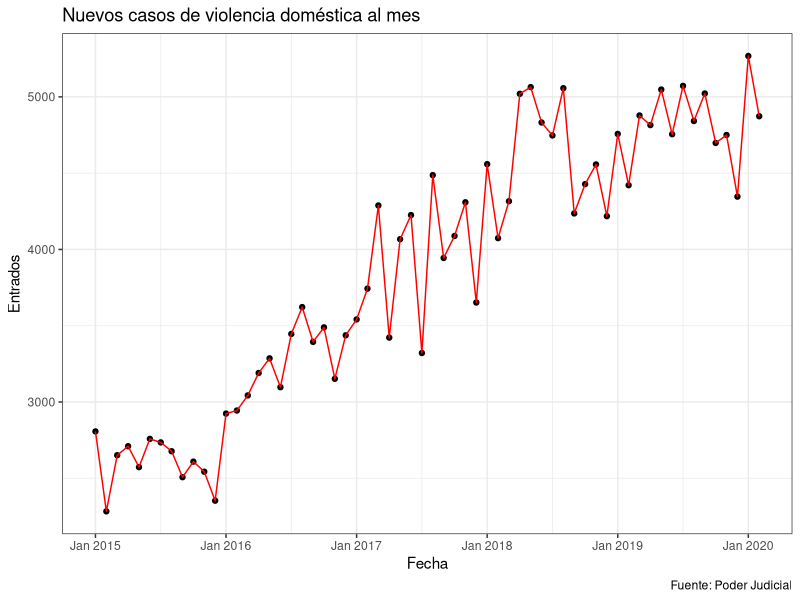
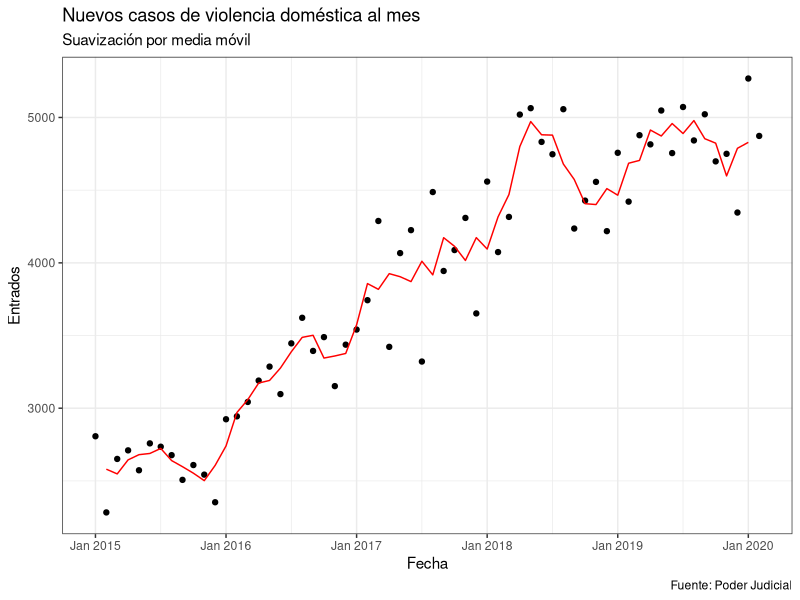
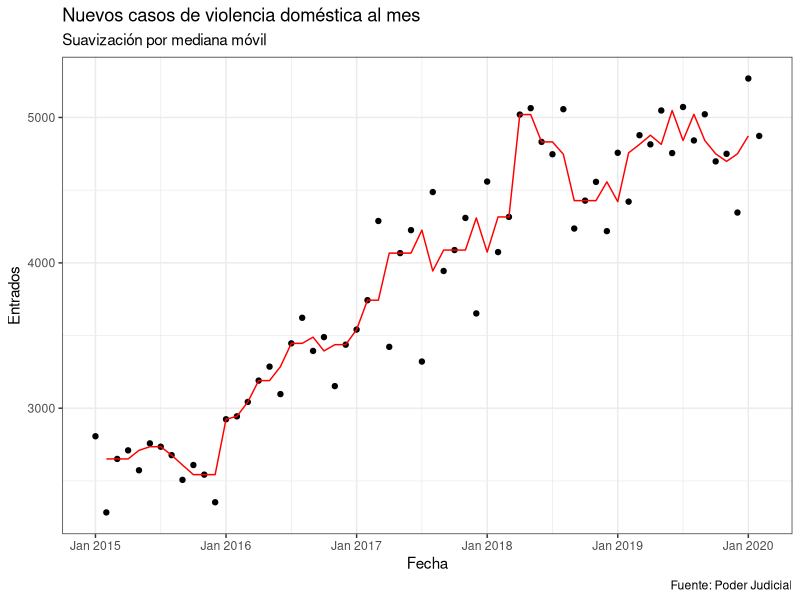
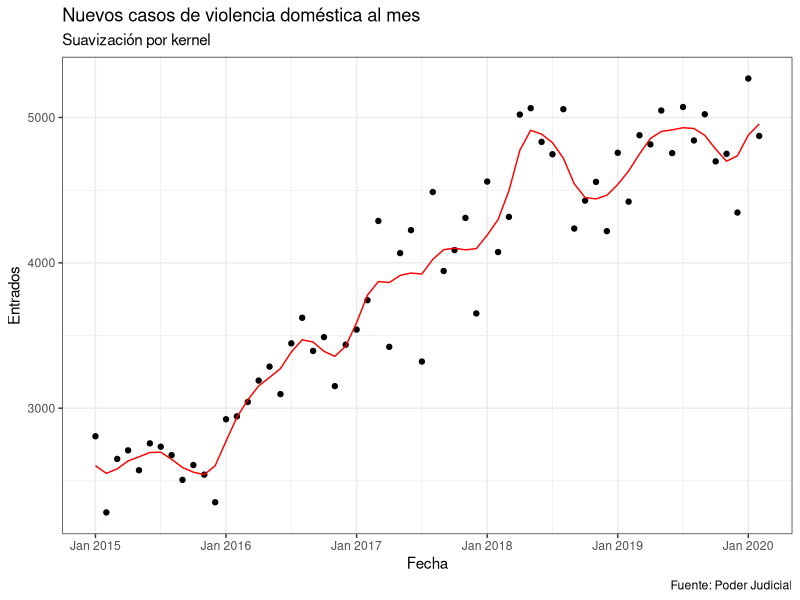
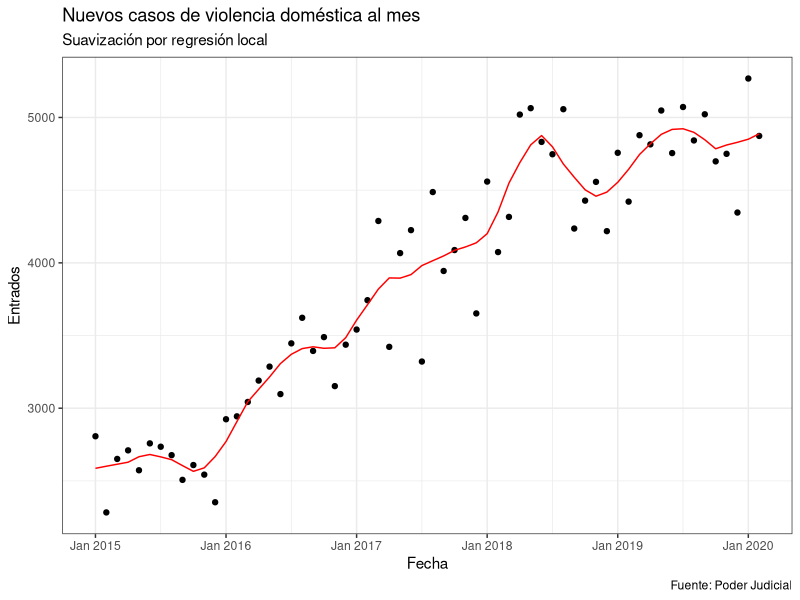
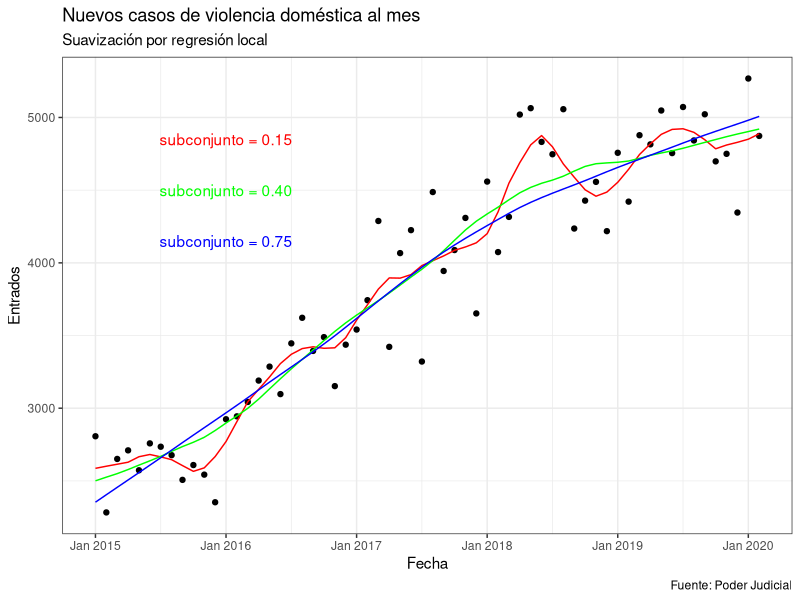
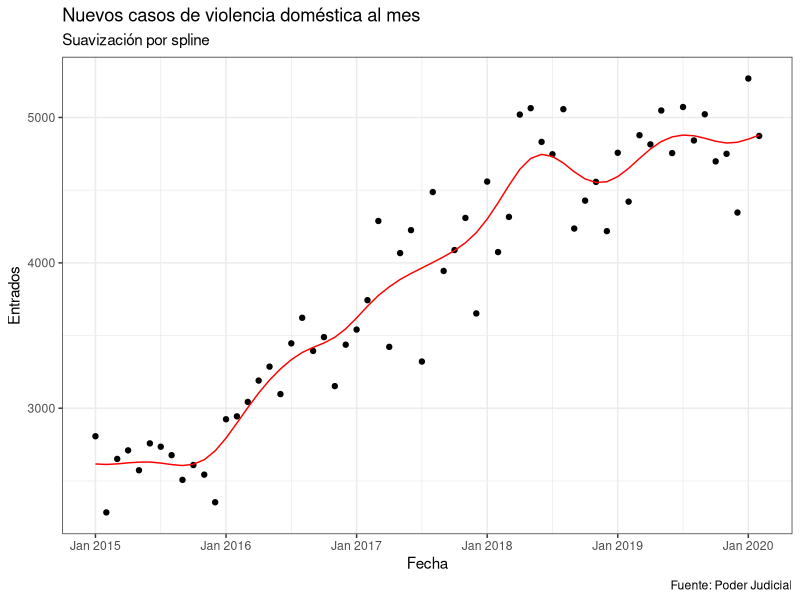

The R source for these figures, in order:
## ---- chunk 1
knitr::opts_chunk$set(collapse = TRUE, comment = NA, tidy = FALSE)
## ---- chunk 2
#Librerias requeridas ------
library(data.table)
library(readxl)
library(dplyr)
library(ggplot2)
library(zoo)
library(splines)

#Cargar y preparar los datos ------
datos <- as.data.table(read_excel("PJCROD_VIOLENCIADOMESTICA_V1.xls")) #Se descargan los datos de la carpeta de trabajo establecida

#View(datos) #Significado de cada variable en https://justiciaabierta.poder-judicial.go.cr/index.php?option=com_sppagebuilder&view=page&id=121
            
datos <- datos[, .(Anno, Mes, Entrados)] #Son de interés sólo las variables 1, 2 y 10

#str(datos) #Se observa que todas las variables son de la clase character

datos[, ':='(Entrados = as.integer(Entrados), 
             Fecha    = as.yearmon(paste(Anno, Mes), "%Y %m"))] #Se cambia la variable Entrados a tipo integer y se crea una variable fecha, uniéndo las dos primeras

datos <- datos[, .(Entrados = sum(Entrados)), by = Fecha][, ':='(Meses = 1:.N)] #Se agregan los datos de casos nuevos por mes y se crea una cuenta de los meses totales

#str(datos)
## ---- chunk 3
ggplot(datos, mapping = aes(Fecha, Entrados)) +
  geom_point() +
  geom_line(color = "red") +
  labs(title      = "Nuevos casos de violencia doméstica al mes", 
       caption    = "Fuente: Poder Judicial") + 
  theme_bw()
## ---- chunk 4
#Se descargan los datos de la carpeta de trabajo establecida
datos <- as.data.table(read_excel("PJCROD_VIOLENCIADOMESTICA_V1.xls")) 

#Significado de cada variable en https://justiciaabierta.poder-judicial.go.cr/index.php?option=com_sppagebuilder&view=page&id=121
#View(datos) 
            
#Son de interés sólo las variables 1, 2 y 10
datos <- datos[, .(Anno, Mes, Entrados)] 

#Se observa que todas las variables son de la clase character
#str(datos)

#Se cambia la variable Entrados a tipo integer y se crea una variable fecha, uniéndo las dos primeras
datos[, ':='(Entrados = as.integer(Entrados), 
             Fecha    = as.yearmon(paste(Anno, Mes), "%Y %m"))] 

#Se agregan los datos de casos nuevos por mes y se crea una cuenta de los meses totales
datos <- datos[, .(Entrados = sum(Entrados)), by = Fecha][, ':='(Meses = 1:.N)] 
## ---- chunk 5
subconjunto = 3

datos <- cbind(datos, 
               datos[, .(MediaMovil = c(NA, rollmean(Entrados, k = subconjunto), NA))])

ggplot(datos, mapping = aes(Fecha)) +
  geom_point(aes(y = Entrados)) +
  geom_line(aes(y  = MediaMovil), color = "red") +
  labs(title       = "Nuevos casos de violencia doméstica al mes",
       subtitle    = "Suavización por media móvil",
       caption     = "Fuente: Poder Judicial") + 
  theme_bw()
## ---- chunk 6
datos <- cbind(datos, 
               datos[, .(MedianaMovil = c(NA, rollmedian(Entrados, k = subconjunto), NA))])

ggplot(datos, mapping = aes(Fecha)) +
  geom_point(aes(y = Entrados)) +
  geom_line(aes(y  = MedianaMovil), color = "red") +
  labs(title       = "Nuevos casos de violencia doméstica al mes",
       subtitle    = "Suavización por mediana móvil",
       caption     = "Fuente: Poder Judicial") + 
  theme_bw()
## ---- chunk 7
datos <- cbind(datos, 
               datos[, .(SuavKernel = ksmooth(Meses,
                                              Entrados, 
                                              kernel    = "normal", 
                                              bandwidth = subconjunto,
                                              n.points  = length(Meses))$y)])

ggplot(datos, mapping = aes(Fecha)) +
  geom_point(aes(y = Entrados)) +
  geom_line(aes(y  = SuavKernel), color = "red") +
  labs(title       = "Nuevos casos de violencia doméstica al mes",
       subtitle    = "Suavización por kernel",
       caption     = "Fuente: Poder Judicial") + 
  theme_bw()
## ---- chunk 8
datos <- cbind(datos, 
               datos[, .(Regresion  = loess(Entrados ~ Meses,
                                            degree   = 1)$fitted,
                       RegresionPeq = loess(Entrados ~ Meses, 
                                            degree   = 1,
                                            span     = 0.15)$fitted,
                       RegresionMed = loess(Entrados ~ Meses, 
                                            degree   = 1,
                                            span     = 0.40)$fitted)])

ggplot(datos, mapping = aes(Fecha)) +
  geom_point(aes(y = Entrados)) +
  geom_line(aes(y  = RegresionPeq), color = "red") +
  labs(title       = "Nuevos casos de violencia doméstica al mes",
       subtitle    = "Suavización por regresión local",
       caption     = "Fuente: Poder Judicial")+ 
  theme_bw()
## ---- chunk 9
ggplot(datos, mapping = aes(Fecha)) +
  geom_point(aes(y = Entrados)) +
  geom_line(aes(y  = RegresionPeq), color = "red") +
  geom_line(aes(y  = RegresionMed), color = "green") +
  geom_line(aes(y  = Regresion), color = "blue") +
  labs(title       = "Nuevos casos de violencia doméstica al mes",
       subtitle    = "Suavización por regresión local",
       caption     = "Fuente: Poder Judicial") + 
  theme_bw() +
  annotate("text", x = 2016, y = 4150, label = "subconjunto = 0.75", color = "blue") +
  annotate("text", x = 2016, y = 4500, label = "subconjunto = 0.40", color = "green") +
  annotate("text", x = 2016, y = 4850, label = "subconjunto = 0.15", color = "red")
## ---- chunk 10
datos <- cbind(datos, 
               datos[, .(SuavSpline = smooth.spline(Meses,
                                                    Entrados,
                                                    cv = TRUE)$y)])

ggplot(datos, mapping = aes(Fecha)) +
  geom_point(aes(y = Entrados)) +
  geom_line(aes(y  = SuavSpline), color = "red") +
  labs(title       = "Nuevos casos de violencia doméstica al mes",
       subtitle    = "Suavización por spline",
       caption     = "Fuente: Poder Judicial") + 
  theme_bw()
